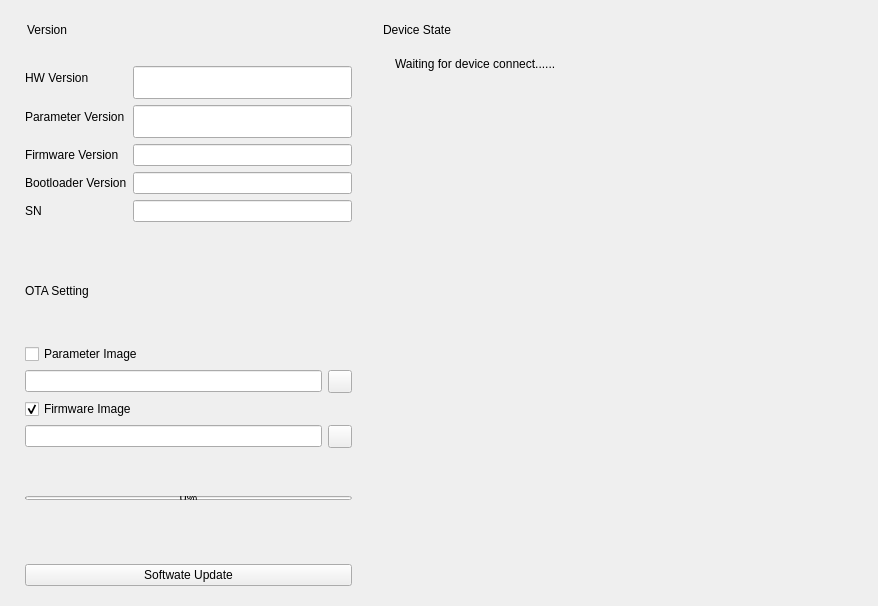
       <widget class="QWidget" name="IOT_TAB">
        <attribute name="title">
         <string>IoT</string>
        </attribute>
        <layout class="QHBoxLayout" name="horizontalLayout_23">
         <item>
          <widget class="CardWidget" name="SettingCard_4">
           <property name="sizePolicy">
            <sizepolicy hsizetype="Preferred" vsizetype="Expanding">
             <horstretch>0</horstretch>
             <verstretch>0</verstretch>
            </sizepolicy>
           </property>
           <property name="minimumSize">
            <size>
             <width>350</width>
             <height>0</height>
            </size>
           </property>
           <property name="maximumSize">
            <size>
             <width>400</width>
             <height>16777215</height>
            </size>
           </property>
           <property name="styleSheet">
            <string notr="true"/>
           </property>
           <layout class="QVBoxLayout" name="verticalLayout_19">
            <item>
             <layout class="QVBoxLayout" name="verticalLayout_20">
              <item>
               <layout class="QHBoxLayout" name="horizontalLayout_20">
                <property name="leftMargin">
                 <number>5</number>
                </property>
                <item>
                 <spacer name="horizontalSpacer_20">
                  <property name="orientation">
                   <enum>Qt::Horizontal</enum>
                  </property>
                  <property name="sizeType">
                   <enum>QSizePolicy::Fixed</enum>
                  </property>
                  <property name="sizeHint" stdset="0">
                   <size>
                    <width>2</width>
                    <height>20</height>
                   </size>
                  </property>
                 </spacer>
                </item>
                <item>
                 <widget class="StrongBodyLabel" name="ParamConfLabel_4">
                  <property name="text">
                   <string>Version</string>
                  </property>
                 </widget>
                </item>
                <item>
                 <spacer name="horizontalSpacer_21">
                  <property name="orientation">
                   <enum>Qt::Horizontal</enum>
                  </property>
                  <property name="sizeHint" stdset="0">
                   <size>
                    <width>40</width>
                    <height>20</height>
                   </size>
                  </property>
                 </spacer>
                </item>
               </layout>
              </item>
              <item>
               <layout class="QVBoxLayout" name="verticalLayout_21">
                <property name="leftMargin">
                 <number>5</number>
                </property>
                <property name="topMargin">
                 <number>10</number>
                </property>
                <item>
                 <layout class="QFormLayout" name="formLayout_4">
                  <property name="topMargin">
                   <number>10</number>
                  </property>
                  <property name="bottomMargin">
                   <number>10</number>
                  </property>
                  <item row="0" column="0">
                   <widget class="BodyLabel" name="BodyLabel_PID_4">
                    <property name="sizePolicy">
                     <sizepolicy hsizetype="Expanding" vsizetype="Preferred">
                      <horstretch>0</horstretch>
                      <verstretch>0</verstretch>
                     </sizepolicy>
                    </property>
                    <property name="minimumSize">
                     <size>
                      <width>0</width>
                      <height>0</height>
                     </size>
                    </property>
                    <property name="maximumSize">
                     <size>
                      <width>16777215</width>
                      <height>16777215</height>
                     </size>
                    </property>
                    <property name="text">
                     <string>HW Version</string>
                    </property>
                   </widget>
                  </item>
                  <item row="0" column="1">
                   <widget class="LineEdit" name="HWVersion_4">
                    <property name="sizePolicy">
                     <sizepolicy hsizetype="Expanding" vsizetype="Fixed">
                      <horstretch>0</horstretch>
                      <verstretch>0</verstretch>
                     </sizepolicy>
                    </property>
                    <property name="minimumSize">
                     <size>
                      <width>180</width>
                      <height>33</height>
                     </size>
                    </property>
                    <property name="text">
                     <string/>
                    </property>
                    <property name="readOnly">
                     <bool>true</bool>
                    </property>
                    <property name="clearButtonEnabled">
                     <bool>false</bool>
                    </property>
                   </widget>
                  </item>
                  <item row="1" column="0">
                   <widget class="BodyLabel" name="BodyLabel_MAC_4">
                    <property name="sizePolicy">
                     <sizepolicy hsizetype="Expanding" vsizetype="Preferred">
                      <horstretch>0</horstretch>
                      <verstretch>0</verstretch>
                     </sizepolicy>
                    </property>
                    <property name="minimumSize">
                     <size>
                      <width>39</width>
                      <height>0</height>
                     </size>
                    </property>
                    <property name="maximumSize">
                     <size>
                      <width>16777215</width>
                      <height>16777215</height>
                     </size>
                    </property>
                    <property name="text">
                     <string>Parameter Version</string>
                    </property>
                   </widget>
                  </item>
                  <item row="1" column="1">
                   <widget class="LineEdit" name="ParameterVersion_4">
                    <property name="sizePolicy">
                     <sizepolicy hsizetype="Expanding" vsizetype="Fixed">
                      <horstretch>0</horstretch>
                      <verstretch>0</verstretch>
                     </sizepolicy>
                    </property>
                    <property name="minimumSize">
                     <size>
                      <width>154</width>
                      <height>33</height>
                     </size>
                    </property>
                    <property name="text">
                     <string/>
                    </property>
                    <property name="readOnly">
                     <bool>true</bool>
                    </property>
                    <property name="clearButtonEnabled">
                     <bool>true</bool>
                    </property>
                   </widget>
                  </item>
                  <item row="2" column="0">
                   <widget class="BodyLabel" name="BodyLabel_10">
                    <property name="text">
                     <string>Firmware Version</string>
                    </property>
                   </widget>
                  </item>
                  <item row="2" column="1">
                   <widget class="LineEdit" name="FirmwareVersion_4">
                    <property name="readOnly">
                     <bool>true</bool>
                    </property>
                   </widget>
                  </item>
                  <item row="3" column="0">
                   <widget class="BodyLabel" name="BodyLabel_11">
                    <property name="text">
                     <string>Bootloader Version</string>
                    </property>
                   </widget>
                  </item>
                  <item row="3" column="1">
                   <widget class="LineEdit" name="BootVersion_4">
                    <property name="readOnly">
                     <bool>true</bool>
                    </property>
                   </widget>
                  </item>
                  <item row="4" column="0">
                   <widget class="BodyLabel" name="BodyLabel_12">
                    <property name="text">
                     <string>SN</string>
                    </property>
                   </widget>
                  </item>
                  <item row="4" column="1">
                   <widget class="LineEdit" name="SN_4">
                    <property name="maxLength">
                     <number>32767</number>
                    </property>
                    <property name="dragEnabled">
                     <bool>false</bool>
                    </property>
                    <property name="readOnly">
                     <bool>true</bool>
                    </property>
                   </widget>
                  </item>
                 </layout>
                </item>
                <item>
                 <spacer name="verticalSpacer_17">
                  <property name="orientation">
                   <enum>Qt::Vertical</enum>
                  </property>
                  <property name="sizeHint" stdset="0">
                   <size>
                    <width>20</width>
                    <height>40</height>
                   </size>
                  </property>
                 </spacer>
                </item>
                <item>
                 <widget class="HorizontalSeparator" name="HorizontalSeparator_4"/>
                </item>
                <item>
                 <widget class="StrongBodyLabel" name="StrongBodyLabel_4">
                  <property name="sizePolicy">
                   <sizepolicy hsizetype="Preferred" vsizetype="Expanding">
                    <horstretch>0</horstretch>
                    <verstretch>0</verstretch>
                   </sizepolicy>
                  </property>
                  <property name="minimumSize">
                   <size>
                    <width>0</width>
                    <height>0</height>
                   </size>
                  </property>
                  <property name="text">
                   <string>OTA Setting</string>
                  </property>
                 </widget>
                </item>
                <item>
                 <spacer name="verticalSpacer_18">
                  <property name="orientation">
                   <enum>Qt::Vertical</enum>
                  </property>
                  <property name="sizeHint" stdset="0">
                   <size>
                    <width>20</width>
                    <height>40</height>
                   </size>
                  </property>
                 </spacer>
                </item>
                <item>
                 <widget class="CheckBox" name="CheckBox_Param_4">
                  <property name="enabled">
                   <bool>true</bool>
                  </property>
                  <property name="text">
                   <string>Parameter Image</string>
                  </property>
                  <property name="iconSize">
                   <size>
                    <width>8</width>
                    <height>8</height>
                   </size>
                  </property>
                 </widget>
                </item>
                <item>
                 <layout class="QHBoxLayout" name="horizontalLayout_21">
                  <property name="topMargin">
                   <number>0</number>
                  </property>
                  <item>
                   <widget class="LineEdit" name="ParamFileName_4"/>
                  </item>
                  <item>
                   <widget class="ToolButton" name="ParamFileToolButton_4">
                    <property name="text">
                     <string/>
                    </property>
                   </widget>
                  </item>
                 </layout>
                </item>
                <item>
                 <widget class="CheckBox" name="CheckBox_Firmware_4">
                  <property name="text">
                   <string>Firmware Image</string>
                  </property>
                  <property name="checked">
                   <bool>true</bool>
                  </property>
                 </widget>
                </item>
                <item>
                 <layout class="QHBoxLayout" name="horizontalLayout_22">
                  <property name="topMargin">
                   <number>0</number>
                  </property>
                  <item>
                   <widget class="LineEdit" name="FirmFileName_4"/>
                  </item>
                  <item>
                   <widget class="ToolButton" name="FirmFileToolButton_4"/>
                  </item>
                 </layout>
                </item>
                <item>
                 <spacer name="verticalSpacer_19">
                  <property name="orientation">
                   <enum>Qt::Vertical</enum>
                  </property>
                  <property name="sizeHint" stdset="0">
                   <size>
                    <width>20</width>
                    <height>40</height>
                   </size>
                  </property>
                 </spacer>
                </item>
                <item>
                 <widget class="ProgressBar" name="UpdateProgressBar_4">
                  <property name="sizePolicy">
                   <sizepolicy hsizetype="Expanding" vsizetype="Minimum">
                    <horstretch>0</horstretch>
                    <verstretch>0</verstretch>
                   </sizepolicy>
                  </property>
                  <property name="minimumSize">
                   <size>
                    <width>0</width>
                    <height>4</height>
                   </size>
                  </property>
                  <property name="maximumSize">
                   <size>
                    <width>16777215</width>
                    <height>0</height>
                   </size>
                  </property>
                  <property name="baseSize">
                   <size>
                    <width>0</width>
                    <height>0</height>
                   </size>
                  </property>
                  <property name="autoFillBackground">
                   <bool>false</bool>
                  </property>
                  <property name="value">
                   <number>0</number>
                  </property>
                  <property name="textVisible">
                   <bool>true</bool>
                  </property>
                  <property name="orientation">
                   <enum>Qt::Horizontal</enum>
                  </property>
                  <property name="invertedAppearance">
                   <bool>false</bool>
                  </property>
                  <property name="textDirection">
                   <enum>QProgressBar::TopToBottom</enum>
                  </property>
                  <property name="useAni">
                   <bool>false</bool>
                  </property>
                  <property name="val">
                   <double>0.000000000000000</double>
                  </property>
                 </widget>
                </item>
                <item>
                 <spacer name="verticalSpacer_20">
                  <property name="orientation">
                   <enum>Qt::Vertical</enum>
                  </property>
                  <property name="sizeHint" stdset="0">
                   <size>
                    <width>20</width>
                    <height>40</height>
                   </size>
                  </property>
                 </spacer>
                </item>
                <item>
                 <widget class="BodyLabel" name="OTAStateLabel_4">
                  <property name="text">
                   <string/>
                  </property>
                  <property name="alignment">
                   <set>Qt::AlignCenter</set>
                  </property>
                 </widget>
                </item>
                <item>
                 <widget class="PrimaryPushButton" name="ButtonStartTest_4">
                  <property name="sizePolicy">
                   <sizepolicy hsizetype="Expanding" vsizetype="Fixed">
                    <horstretch>0</horstretch>
                    <verstretch>0</verstretch>
                   </sizepolicy>
                  </property>
                  <property name="text">
                   <string>Softwate Update</string>
                  </property>
                  <property name="autoDefault">
                   <bool>true</bool>
                  </property>
                 </widget>
                </item>
               </layout>
              </item>
             </layout>
            </item>
           </layout>
          </widget>
         </item>
         <item>
          <widget class="CardWidget" name="DeviceCard_4">
           <property name="sizePolicy">
            <sizepolicy hsizetype="Preferred" vsizetype="Preferred">
             <horstretch>0</horstretch>
             <verstretch>0</verstretch>
            </sizepolicy>
           </property>
           <property name="minimumSize">
            <size>
             <width>500</width>
             <height>0</height>
            </size>
           </property>
           <property name="maximumSize">
            <size>
             <width>16777215</width>
             <height>16777215</height>
            </size>
           </property>
           <layout class="QVBoxLayout" name="verticalLayout_17">
            <property name="sizeConstraint">
             <enum>QLayout::SetDefaultConstraint</enum>
            </property>
            <item>
             <layout class="QVBoxLayout" name="verticalLayout_18" stretch="0,0,0">
              <property name="sizeConstraint">
               <enum>QLayout::SetMinAndMaxSize</enum>
              </property>
              <item>
               <layout class="QHBoxLayout" name="horizontalLayout_19">
                <property name="leftMargin">
                 <number>5</number>
                </property>
                <item>
                 <spacer name="horizontalSpacer_18">
                  <property name="orientation">
                   <enum>Qt::Horizontal</enum>
                  </property>
                  <property name="sizeType">
                   <enum>QSizePolicy::Fixed</enum>
                  </property>
                  <property name="sizeHint" stdset="0">
                   <size>
                    <width>2</width>
                    <height>20</height>
                   </size>
                  </property>
                 </spacer>
                </item>
                <item>
                 <widget class="StrongBodyLabel" name="DataProgressLabel_4">
                  <property name="text">
                   <string>Device State</string>
                  </property>
                 </widget>
                </item>
                <item>
                 <spacer name="horizontalSpacer_19">
                  <property name="orientation">
                   <enum>Qt::Horizontal</enum>
                  </property>
                  <property name="sizeHint" stdset="0">
                   <size>
                    <width>40</width>
                    <height>20</height>
                   </size>
                  </property>
                 </spacer>
                </item>
               </layout>
              </item>
              <item>
               <layout class="QVBoxLayout" name="DeviceStateLayout_4">
                <property name="leftMargin">
                 <number>6</number>
                </property>
                <property name="topMargin">
                 <number>6</number>
                </property>
                <item>
                 <layout class="QHBoxLayout" name="horizontalLayout_26">
                  <property name="topMargin">
                   <number>5</number>
                  </property>
                  <item>
                   <widget class="IconInfoBadge" name="connStateIcon_4">
                    <property name="textFormat">
                     <enum>Qt::AutoText</enum>
                    </property>
                    <property name="level" stdset="0">
                     <string>Success</string>
                    </property>
                   </widget>
                  </item>
                  <item>
                   <widget class="BodyLabel" name="connStateLabel_4">
                    <property name="sizePolicy">
                     <sizepolicy hsizetype="Fixed" vsizetype="Preferred">
                      <horstretch>0</horstretch>
                      <verstretch>0</verstretch>
                     </sizepolicy>
                    </property>
                    <property name="minimumSize">
                     <size>
                      <width>0</width>
                      <height>0</height>
                     </size>
                    </property>
                    <property name="text">
                     <string>Waiting for device connect......</string>
                    </property>
                    <property name="alignment">
                     <set>Qt::AlignLeading|Qt::AlignLeft|Qt::AlignTop</set>
                    </property>
                   </widget>
                  </item>
                  <item>
                   <spacer name="horizontalSpacer_4">
                    <property name="orientation">
                     <enum>Qt::Horizontal</enum>
                    </property>
                    <property name="sizeHint" stdset="0">
                     <size>
                      <width>40</width>
                      <height>20</height>
                     </size>
                    </property>
                   </spacer>
                  </item>
                 </layout>
                </item>
               </layout>
              </item>
              <item>
               <spacer name="verticalSpacer_16">
                <property name="orientation">
                 <enum>Qt::Vertical</enum>
                </property>
                <property name="sizeHint" stdset="0">
                 <size>
                  <width>20</width>
                  <height>40</height>
                 </size>
                </property>
               </spacer>
              </item>
             </layout>
            </item>
           </layout>
          </widget>
         </item>
        </layout>
       </widget>
